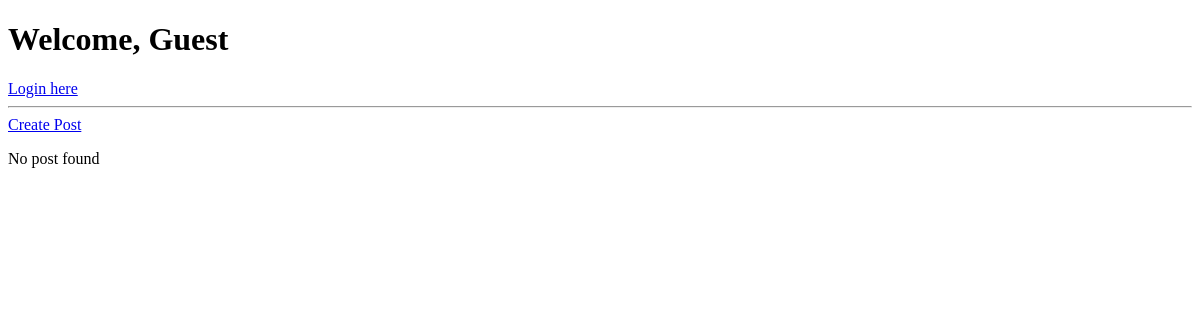
Before: / with the older database file.
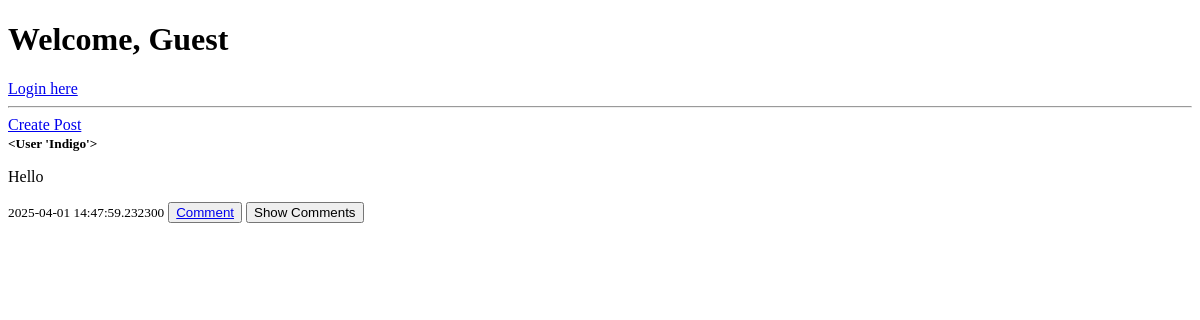
After: the same page with the newer database file.
### app/models.py (models this page shows, shortened)
class Post(db.Model):
    id = db.Column(db.Integer, primary_key=True)
    user_id = db.Column(db.Integer, db.ForeignKey('user.id'), nullable=False)
    content = db.Column(db.Text, nullable=False)
    timestamp = db.Column(db.DateTime, default=datetime.utcnow)
    likes = db.relationship('Likes', backref='Post', cascade='all, delete')

class User(UserMixin, db.Model):
    id = db.Column(db.Integer, primary_key=True)
    username = db.Column(db.String(100), unique=True, nullable=False)
    password_hash = db.Column(db.String(255), nullable=False)
    email = db.Column(db.String(100), unique=True, nullable=False)
    timestamp = db.Column(db.DateTime, default=datetime.utcnow)
    post = db.relationship('Post', backref='user', cascade='all, delete')
    likes = db.relationship('Likes', backref='User', cascade='all, delete')
    def __repr__(self):
        return '<User %r>' % self.username

### app/app.py (the view)
@app.route('/')
def index():
    user = current_user
    posts = Post.query.order_by(Post.timestamp.desc()).all()
    comments = Comment.query.all()
    return render_template('index.html', user=user, posts=posts, comments=comments)

### app/templates/index.html (shortened to what this page needs)
{% extends 'layout.html' %}
{% block body %}
    <h1>Welcome, {% if user.is_authenticated %}<a href="{{ url_for('profile', user_id=current_user.id) }}">{{ current_user.username }}!</a>{% else %}Guest{% endif %}</h1>
     {% if not user.is_authenticated %}
        <a href="{{ url_for('login') }}">Login here</a>
     {% endif %}
    <hr>
    <div class="create-post">
        <a href="{{ url_for('new_post') }}">Create Post</a>
    </div>
    <div class="all-posts">
        {% for post in posts %}
            <div id="post">
                <small><strong>{{ post.user }}</strong></small>
                <p>{{ post.content }}</p>
                <small>{{ post.timestamp }}</small>
                <button><a href="{{ url_for('comment', post_id=post.id) }}">Comment</a></button>
                 {% if post.comments %}
                 <button class="comment-button" data-post-id="{{ post.id }}">Show Comments</button>
                {% endif %}
            </div>
        {% else %}
            <p>No post found</p>
        {% endfor %}
    </div>
{% endblock %}

### app/templates/layout.html (shortened to what this page needs)
<!DOCTYPE html>
<html lang="en">
<head>
    <link rel="stylesheet" type="text/css" href="static/styles.css">
</head>
<body>
    {% block body %}
    {% endblock %}
</body>
</html>

Changed rows visible on the page:
added Post: user "<User 'Indigo'>", content "Hello", timestamp "2025-04-01 14:47:59.232300"
Other visible differences:
text no longer shown: "No post found"
